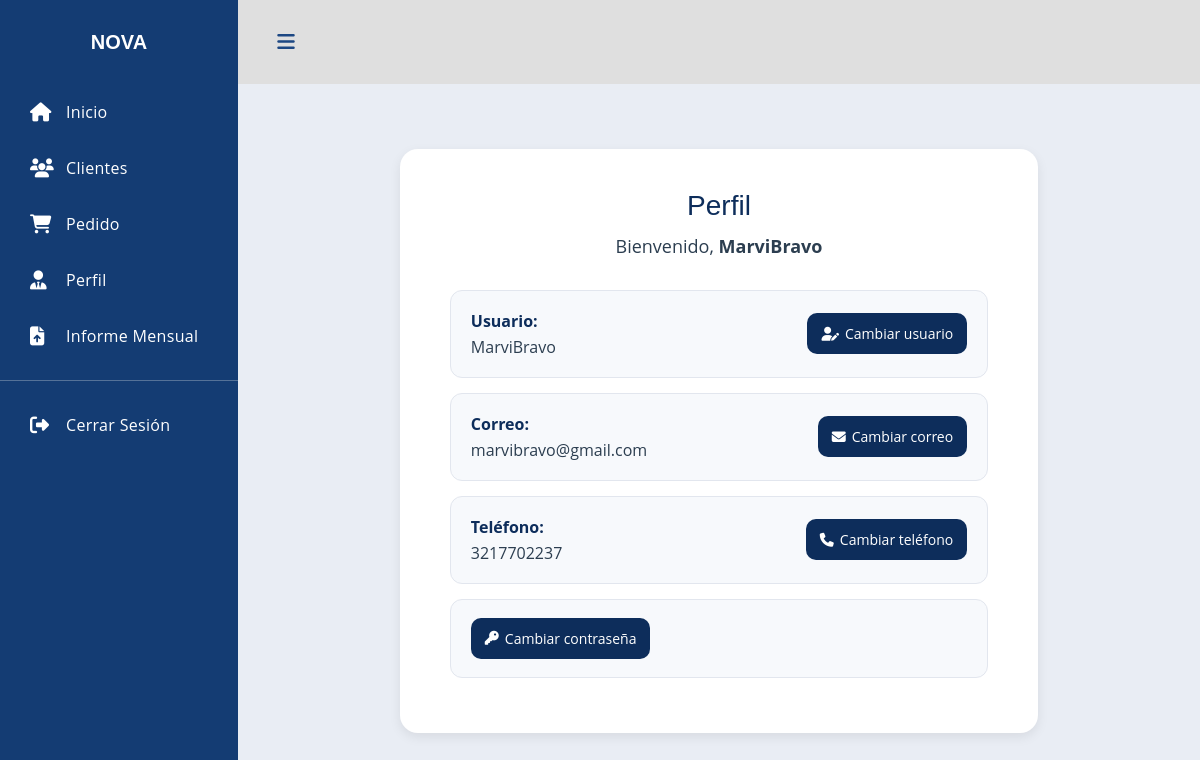
The app's page /config/ (signed in), older data.
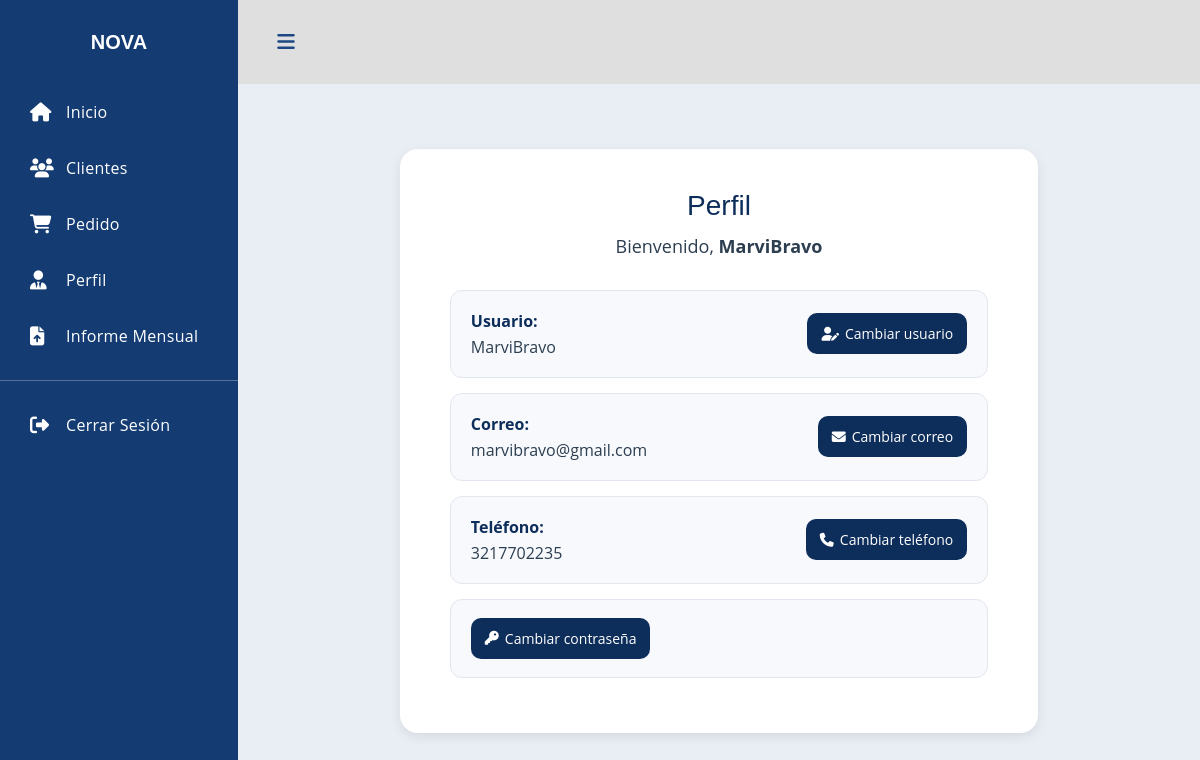
The same page, newer data.
### usuarios/models.py (models this page shows, shortened)
class Usuario(models.Model):
    usuario = models.CharField(max_length=50, unique=True)
    contraseña = models.CharField(max_length=255)  # Puedes dejarlo TEXT
    correo = models.EmailField(unique=True, null=True, blank=True)
    telefono = models.CharField(max_length=15, null=True, blank=True)
    fecha_registro = models.DateTimeField(auto_now_add=True)

### usuarios/decorators.py (the view)
    def wrapper(request, *args, **kwargs):
        usuario_id = request.session.get("usuario_id")
        if usuario_id is None:
            return redirect("login")
        request.usuario_actual = Usuario.objects.get(id=usuario_id)
        return func(request, *args, **kwargs)

### config/views.py (called while the page is built)
@login_requerido
def config_dashboard(request):
    usuario = request.usuario_actual
    return render(request, "config/dashboard.html", {"usuario": usuario})

### config/templates/config/dashboard.html (shortened to what this page needs)
{% extends 'menu/menu.html' %}
{% load static %}
{% block content %}
<link rel="stylesheet" href="{% static 'config/CSS/config.css' %}">
<div class="config-container">
    <div class="config-card">
        <h2 class="config-title">Perfil</h2>
        <p class="welcome-user">
            Bienvenido, <strong>{{ usuario.usuario }}</strong>
        </p>
        <ul class="config-list">
            <li class="config-item">
                <div class="item-info">
                    <span class="item-label">Usuario:</span>
                    <span class="item-value">{{ usuario.usuario }}</span>
                </div>
                <a class="item-btn" href="{% url 'cambiar_usuario' %}">
                    <i class="fa-solid fa-user-pen"></i> Cambiar usuario
                </a>
            </li>
            <li class="config-item">
                <div class="item-info">
                    <span class="item-label">Correo:</span>
                    <span class="item-value">{{ usuario.correo }}</span>
                </div>
                <a class="item-btn" href="{% url 'cambiar_correo' %}">
                    <i class="fa-solid fa-envelope"></i> Cambiar correo
                </a>
            </li>
            <li class="config-item">
                <div class="item-info">
                    <span class="item-label">Teléfono:</span>
                    <span class="item-value">{{ usuario.telefono }}</span>
                </div>
                <a class="item-btn" href="{% url 'cambiar_telefono' %}">
                    <i class="fa-solid fa-phone"></i> Cambiar teléfono
                </a>
            </li>
            <li class="config-item config-item-last">
                <a class="item-btn full" href="{% url 'cambiar_contraseña' %}">
                    <i class="fa-solid fa-key"></i> Cambiar contraseña
                </a>
            </li>
        </ul>
    </div>
</div>
{% endblock %}

### menu/templates/menu/menu.html (shortened to what this page needs)
{% load static %}
<!DOCTYPE html>
<html lang="es">
<head>
    <link rel="stylesheet" href="{% static 'menu/CSS/style.css' %}">
    <link rel="stylesheet" href="{% static 'menu/CSS/pedido.css' %}">
    <link rel="stylesheet" href="https://cdnjs.cloudflare.com/ajax/libs/font-awesome/6.5.0/css/all.min.css">
</head>
<body>
    <div class='dashboard'>
    <div class="dashboard-nav">
        <header>
            <a href="#" class="brand-logo"><span>NOVA</span></a>
        </header>
        <nav class="dashboard-nav-list">
            <a href="{% url 'menu' %}" class="dashboard-nav-item"><i class="fas fa-home"></i> Inicio</a>
            <a href="{% url 'lista_clientes' %}" class="dashboard-nav-item"><i class="fas fa-users"></i> Clientes</a>
            <a href="{% url 'crear_pedido' %}" class="dashboard-nav-item"><i class="fas fa-shopping-cart"></i> Pedido</a>
            <a href="{% url 'config_dashboard' %}" class="dashboard-nav-item"><i class="fas fa-user-tie"></i>  Perfil</a>
            <a href="{% url 'informe_mensual' %}" class="dashboard-nav-item"><i class="fas fa-file-upload"></i> Informe Mensual</a>
            <div class="nav-item-divider"></div>
            <a href="{% url 'login' %}" class="dashboard-nav-item"><i class="fas fa-sign-out-alt"></i> Cerrar Sesión</a>
        </nav>
    </div>
    <div class='dashboard-app'>
        <header class='dashboard-toolbar'>
            <a href="#" class="menu-toggle"><i class="fas fa-bars"></i></a>
        </header>
        <div class='dashboard-content'>
            <div class='container'>
                {% block content %}{% endblock %}
            </div>
        </div>
    </div>
</div>
</body>
</html>

### menu/static/menu/CSS/style.css (style rules this page uses)
:root { --font-family-sans-serif: "Open Sans", -apple-system, BlinkMacSystemFont, "Segoe UI", Roboto, "Helvetica Neue", Arial, sans-serif, "Apple Color Emoji", "Segoe UI Emoji", "Segoe UI Symbol", "Noto Color Emoji"; }
*, *::before, *::after { -webkit-box-sizing: border-box; box-sizing: border-box; }
html { font-family: sans-serif; line-height: 1.15; -webkit-text-size-adjust: 100%; -webkit-tap-highlight-color: rgba(0, 0, 0, 0); }
nav { display: block; }
body { margin: 0; font-family: "Open Sans", -apple-system, BlinkMacSystemFont, "Segoe UI", Roboto, "Helvetica Neue", Arial, sans-serif, "Apple Color Emoji", "Segoe UI Emoji", "Segoe UI Symbol", "Noto Color Emoji"; font-size: 1rem; font-weight: 400; line-height: 1.5; color: #515151; text-align: left; background-color: #e9edf4; }
h1, h2, h3, h4, h5, h6 { margin-top: 0; margin-bottom: 0.5rem; }
p { margin-top: 0; margin-bottom: 1rem; }
a { color: #3f84fc; text-decoration: none; background-color: transparent; }
h1, h2, h3, h4, h5, h6, .h1, .h2, .h3, .h4, .h5, .h6 { font-family: "Nunito", sans-serif; margin-bottom: 0.5rem; font-weight: 500; line-height: 1.2; }
.dashboard { display: -webkit-box; display: -webkit-flex; display: -ms-flexbox; display: flex; min-height: 100vh; }
.dashboard-app { display: -webkit-box; display: -webkit-flex; display: -ms-flexbox; display: flex; -webkit-box-orient: vertical; -webkit-box-direction: normal; -webkit-flex-direction: column; -ms-flex-direction: column; flex-direction: column; -webkit-box-flex: 2; -webkit-flex-grow: 2; -ms-flex-positive: 2; flex-grow: 2; margin-top: 84px; }
.dashboard-content { -webkit-box-flex: 2; -webkit-flex-grow: 2; -ms-flex-positive: 2; flex-grow: 2; padding: 25px; }
.dashboard-nav { min-width: 238px; position: fixed; left: 0; top: 0; bottom: 0; overflow: auto; background-color: #1c4783; }
.dashboard-nav header { min-height: 84px; padding: 8px 27px; display: -webkit-box; display: -webkit-flex; display: -ms-flexbox; display: flex; -webkit-box-pack: center; -webkit-justify-content: center; -ms-flex-pack: center; justify-content: center; -webkit-box-align: center; -webkit-align-items: center; -ms-flex-align: center; align-items: center; }
.dashboard-nav a { color: #515151; }
.dashboard-nav { background-color: #143c73; }
.dashboard-nav a { color: #fff; }
.brand-logo { font-family: "Nunito", sans-serif; font-weight: bold; font-size: 20px; display: -webkit-box; display: -webkit-flex; display: -ms-flexbox; display: flex; color: #515151; -webkit-box-align: center; -webkit-align-items: center; -ms-flex-align: center; align-items: center; }
.dashboard-nav-list { display: -webkit-box; display: -webkit-flex; display: -ms-flexbox; display: flex; -webkit-box-orient: vertical; -webkit-box-direction: normal; -webkit-flex-direction: column; -ms-flex-direction: column; flex-direction: column; }
.dashboard-nav-item { min-height: 56px; padding: 8px 20px 8px 70px; display: -webkit-box; display: -webkit-flex; display: -ms-flexbox; display: flex; -webkit-box-align: center; -webkit-align-items: center; -ms-flex-align: center; align-items: center; letter-spacing: 0.02em; transition: ease-out 0.5s; }
.dashboard-nav-item i { width: 36px; font-size: 19px; margin-left: -40px; }
.menu-toggle { position: relative; width: 42px; height: 42px; display: -webkit-box; display: -webkit-flex; display: -ms-flexbox; display: flex; -webkit-box-align: center; -webkit-align-items: center; -ms-flex-align: center; align-items: center; -webkit-box-pack: center; -webkit-justify-content: center; -ms-flex-pack: center; justify-content: center; color: #1c4783; }
.menu-toggle i { font-size: 20px; }
.dashboard-toolbar { min-height: 84px; background-color: #dfdfdf; display: -webkit-box; display: -webkit-flex; display: -ms-flexbox; display: flex; -webkit-box-align: center; -webkit-align-items: center; -ms-flex-align: center; align-items: center; padding: 8px 27px; position: fixed; top: 0; right: 0; left: 0; z-index: 1000; }
.nav-item-divider { height: 1px; margin: 1rem 0; overflow: hidden; background-color: rgba(236, 238, 239, 0.3); }
@media (min-width: 992px) { .dashboard-app { margin-left: 238px; } }
@media (min-width: 992px) { .dashboard-toolbar { left: 238px; } }

Row changes from the older to the newer data that the page shows:
changed Usuario "MarviBravo": telefono "3217702237" → "3217702235"
